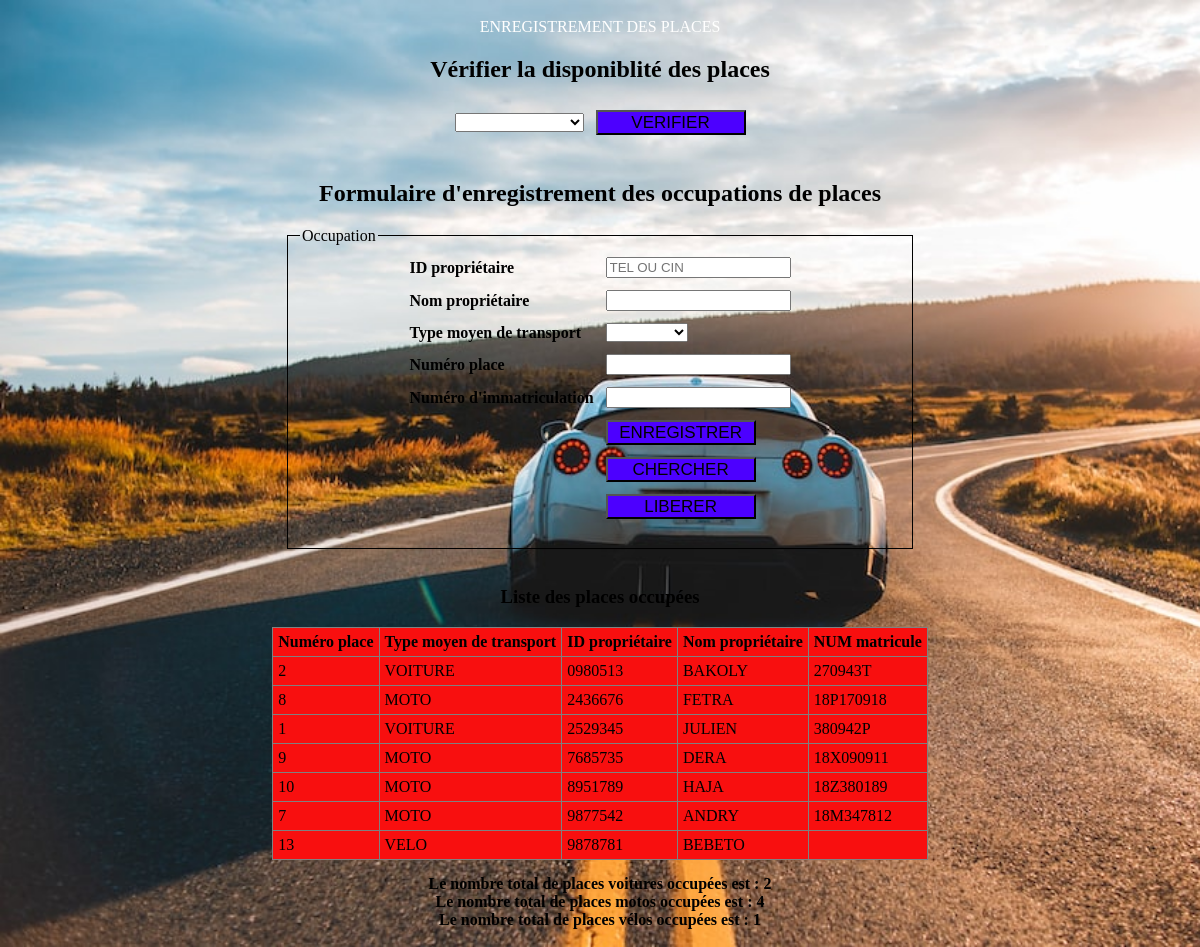
Screenshot of /occupation.php with the database file from the repository.
### tables this page shows
CREATE TABLE IF NOT EXISTS `tb_occupation` (
  `proprio_id` varchar(20) NOT NULL,
  `proprio_nom` varchar(50) NOT NULL,
  `mt_type` varchar(30) NOT NULL,
  `mt_matricule` varchar(20) DEFAULT NULL,
  `id_place` int(11) NOT NULL,
  PRIMARY KEY (`proprio_id`),
  UNIQUE KEY `id_place` (`id_place`)
);

### occupation.php (the view, shortened to what this page needs)
<?php
$servername = "localhost";
$username = "root";
$password = "";
$dbname = "parking_db";
$conn = mysqli_connect($servername, $username, $password, $dbname);
?>
<?php
$type_place=@$_POST["type_place"];
$type_moy=@$_POST["type_moy"];
$num_place=@$_POST["num_place"];
$mess1='';
?>
<!DOCTYPE html>
<html>
<head>
	<link rel="stylesheet" type="text/css" href="mystyle.css">
</head>
<body>
	<div align="center">
	<br>
<a href="index.php">ENREGISTREMENT DES PLACES</a><br>
	<h2>Vérifier la disponiblité des places</h2>
	<form action="" method="POST">
	<table><tr><td><select name="type_place" id="type_place"  >
	<option  value="<?php echo $type_place; ?>"><?php echo $type_place; ?></option>
	      <option  value="PLACE VOITURE">PLACE VOITURE</option>
     </select></td><td><input type="submit" name="bverif" value="VERIFIER" class="bouton"></td></tr></table>
	</form>
	<br>
<h2>Formulaire d'enregistrement des occupations de places</h2>
<form action="" method="POST">
<fieldset >
<legend >Occupation</legend>
<table>
<tr><td><b>ID propriétaire</b></td><td><input type="text" name="id" value="" placeholder="TEL OU CIN"></td></tr>
<tr><td><b>Nom propriétaire</b></td><td><input type="text" name="nom" value="" ></td></tr>
<tr><td><b>Type moyen de transport</b></td><td><select name="type_moy" id="type_moy"  >
	<option  value="<?php echo $type_moy; ?>"><?php echo $type_moy; ?></option>
	      <option  value="VOITURE">VOITURE</option>
     </select></td></tr>
 <tr><td><b>Numéro place</b></td><td><input type="text" name="num_place" value="<?php print $num_place;?>" ></td></tr>
  <tr><td><b>Numéro d'immatriculation</b></td><td><input type="text" name="num_im" value="" ></td></tr>
<tr><td></td><td><input type="submit" name="benrg" value="ENREGISTRER" class="bouton"></td></tr>
<tr><td></td><td><input type="submit" name="brech" value="CHERCHER" class="bouton"></td></tr>
<tr><td></td><td><input type="submit" name="blibere" value="LIBERER" class="bouton"></td></tr>
<tr><td></td><td><?php print $mess1;?></td></tr>
</table>
</fieldset>
</form>
<?php
print "<br>";
?>
<?php
print"<h3>Liste des places occupées</h3>";
	$rq2=mysqli_query($conn,"select * from tb_occupation  ");
	print'<table border="1" class="tab"><tr><th>Numéro place</th><th>Type moyen de transport</th><th>ID propriétaire</th><th>Nom propriétaire</th><th>NUM matricule</th></tr>';
	while($rst=mysqli_fetch_assoc($rq2)){
	        $num=$rst['id_place'];
	        $type=$rst['mt_type'];
	        $id=$rst['proprio_id'];
	        $nom=$rst['proprio_nom'];
	        $im=$rst['mt_matricule'];
	         print"<tr>";
	         echo"<td>$num</td>";
	         echo"<td>$type</td>";
	         echo"<td>$id</td>";
	         echo"<td>$nom</td>";
	          echo"<td>$im</td>";
	         print"</tr>";
	}
	print'</table>';
?>
<?php
   $req1=mysqli_query($conn,"select count(*) as nbvoitures from tb_occupation where mt_type='VOITURE'  ");
   if($rsu=mysqli_fetch_assoc($req1)){
      $nbvoitures=$rsu['nbvoitures'];
      echo"<b>Le nombre total de places voitures occupées est : $nbvoitures</b><br>";
   }
   $req2=mysqli_query($conn,"select count(*) as nbmotos from tb_occupation where mt_type='MOTO'  ");
   if($rsu2=mysqli_fetch_assoc($req2)){
      $nbmotos=$rsu2['nbmotos'];
      echo"<b>Le nombre total de places motos occupées est : $nbmotos</b><br>";
   }
   $req3=mysqli_query($conn,"select count(*) as nbvelos from tb_occupation where mt_type='VELO'  ");
   if($rsu3=mysqli_fetch_assoc($req3)){
      $nbvelos=$rsu3['nbvelos'];
      echo"<b>Le nombre total de places vélos occupées est : $nbvelos</b><br>";
   }
?>
<br>
	</div>
</body>
</html>

### mystyle.css (style rules this page uses)
body { margin:0px; padding: 0px; background: url('Voitures.jpg.jpg'); background-size: cover; background-repeat: no-repeat; }
.tab { background-color: rgb(248, 15, 15); border-collapse: collapse; margin-bottom: 15px; }
.tab th,td { padding: 5px; }
.bouton { width: 150px; height: 25px; font-size: 17px; background-color: #4c00ff; }
fieldset { width: 50%; border:1px solid rgb(0, 0, 0); }
a { color: rgb(255, 255, 255); text-decoration: none; }

### rows the page displays
tb_occupation: id_place "2", mt_type "VOITURE", proprio_id "0980513", proprio_nom "BAKOLY", mt_matricule "270943T"
tb_occupation: id_place "8", mt_type "MOTO", proprio_id "2436676", proprio_nom "FETRA", mt_matricule "18P170918"
tb_occupation: id_place "1", mt_type "VOITURE", proprio_id "2529345", proprio_nom "JULIEN", mt_matricule "380942P"
tb_occupation: id_place "9", mt_type "MOTO", proprio_id "7685735", proprio_nom "DERA", mt_matricule "18X090911"
tb_occupation: id_place "10", mt_type "MOTO", proprio_id "8951789", proprio_nom "HAJA", mt_matricule "18Z380189"
tb_occupation: id_place "7", mt_type "MOTO", proprio_id "9877542", proprio_nom "ANDRY", mt_matricule "18M347812"
tb_occupation: id_place "13", mt_type "VELO", proprio_id "9878781", proprio_nom "BEBETO"

### other values shown
$nbvoitures "2"
$nbmotos "4"
$nbvelos "1"
